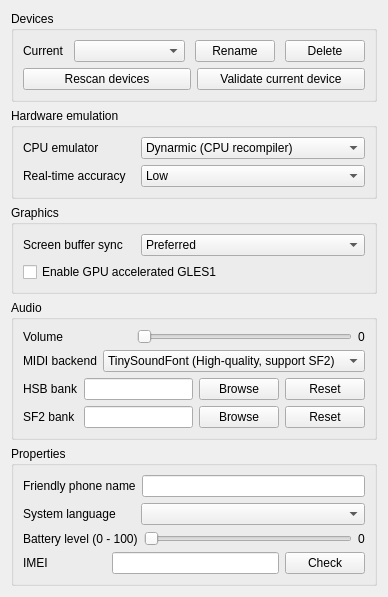
     <widget class="QWidget" name="system_widget">
      <attribute name="title">
       <string>System</string>
      </attribute>
      <layout class="QGridLayout" name="gridLayout_6">
       <item row="2" column="0">
        <widget class="QGroupBox" name="system_graphics_group_box">
         <property name="title">
          <string>Graphics</string>
         </property>
         <layout class="QGridLayout" name="gridLayout_13">
          <item row="0" column="0">
           <layout class="QHBoxLayout" name="system_screen_buffer_sync_layout" stretch="1,2">
            <item>
             <widget class="QLabel" name="system_screen_buffer_sync_label">
              <property name="toolTip">
               <string>This allows emulated softwares to have recording abilities, and prevent flashing in some old S60v1/S60v2 games.
Preferred option will automatically enable this on S60v1/S60v2 devices.</string>
              </property>
              <property name="text">
               <string>Screen buffer sync</string>
              </property>
             </widget>
            </item>
            <item>
             <widget class="QComboBox" name="system_screen_buffer_sync_combo">
              <property name="sizePolicy">
               <sizepolicy hsizetype="Preferred" vsizetype="Fixed">
                <horstretch>0</horstretch>
                <verstretch>0</verstretch>
               </sizepolicy>
              </property>
              <item>
               <property name="text">
                <string>Preferred</string>
               </property>
              </item>
              <item>
               <property name="text">
                <string>Disable</string>
               </property>
              </item>
              <item>
               <property name="text">
                <string>Enable</string>
               </property>
              </item>
             </widget>
            </item>
           </layout>
          </item>
          <item row="1" column="0">
           <widget class="QCheckBox" name="system_enable_hw_gles1_checkbox">
            <property name="toolTip">
             <string>Allow the emulator to perform native GPU acceleration for Symbian's GLES1 API.</string>
            </property>
            <property name="text">
             <string>Enable GPU accelerated GLES1</string>
            </property>
           </widget>
          </item>
         </layout>
        </widget>
       </item>
       <item row="0" column="0">
        <widget class="QGroupBox" name="system_device_groupbox">
         <property name="title">
          <string>Devices</string>
         </property>
         <layout class="QGridLayout" name="gridLayout_11">
          <item row="0" column="0">
           <layout class="QHBoxLayout" name="system_device_current_layout" stretch="0,0,0">
            <property name="spacing">
             <number>10</number>
            </property>
            <item>
             <widget class="QLabel" name="system_device_label">
              <property name="sizePolicy">
               <sizepolicy hsizetype="Fixed" vsizetype="Preferred">
                <horstretch>0</horstretch>
                <verstretch>0</verstretch>
               </sizepolicy>
              </property>
              <property name="text">
               <string>Current</string>
              </property>
             </widget>
            </item>
            <item>
             <widget class="QComboBox" name="system_device_combo">
              <property name="sizePolicy">
               <sizepolicy hsizetype="Minimum" vsizetype="Fixed">
                <horstretch>0</horstretch>
                <verstretch>0</verstretch>
               </sizepolicy>
              </property>
             </widget>
            </item>
            <item>
             <widget class="QPushButton" name="system_device_current_rename_btn">
              <property name="sizePolicy">
               <sizepolicy hsizetype="Fixed" vsizetype="Fixed">
                <horstretch>0</horstretch>
                <verstretch>0</verstretch>
               </sizepolicy>
              </property>
              <property name="text">
               <string>Rename</string>
              </property>
             </widget>
            </item>
            <item>
             <widget class="QPushButton" name="system_device_current_delete_btn">
              <property name="sizePolicy">
               <sizepolicy hsizetype="Fixed" vsizetype="Fixed">
                <horstretch>0</horstretch>
                <verstretch>0</verstretch>
               </sizepolicy>
              </property>
              <property name="text">
               <string>Delete</string>
              </property>
             </widget>
            </item>
           </layout>
          </item>
          <item row="1" column="0">
           <layout class="QHBoxLayout" name="system_general_dvcmod_layout">
            <item>
             <widget class="QPushButton" name="system_general_rescan_dvcs_btn">
              <property name="toolTip">
               <string>Check for any unimported devices and correct existing one's infos.</string>
              </property>
              <property name="text">
               <string>Rescan devices</string>
              </property>
             </widget>
            </item>
            <item>
             <widget class="QPushButton" name="system_general_validate_dvc_btn">
              <property name="toolTip">
               <string>Check for faults in current device and fix them so that EKA2L1 can emulate the device.</string>
              </property>
              <property name="text">
               <string>Validate current device</string>
              </property>
             </widget>
            </item>
           </layout>
          </item>
         </layout>
        </widget>
       </item>
       <item row="4" column="0">
        <widget class="QGroupBox" name="system_props_group_box">
         <property name="sizePolicy">
          <sizepolicy hsizetype="Preferred" vsizetype="Fixed">
           <horstretch>0</horstretch>
           <verstretch>0</verstretch>
          </sizepolicy>
         </property>
         <property name="title">
          <string>Properties</string>
         </property>
         <layout class="QGridLayout" name="gridLayout_9">
          <item row="4" column="0">
           <layout class="QHBoxLayout" name="system_prop_batlvl_layout" stretch="1,2,1">
            <item>
             <widget class="QLabel" name="system_prop_bat_label">
              <property name="text">
               <string>Battery level (0 - 100)</string>
              </property>
             </widget>
            </item>
            <item>
             <widget class="QSlider" name="system_prop_bat_slider">
              <property name="sizePolicy">
               <sizepolicy hsizetype="Preferred" vsizetype="Fixed">
                <horstretch>0</horstretch>
                <verstretch>0</verstretch>
               </sizepolicy>
              </property>
              <property name="maximum">
               <number>100</number>
              </property>
              <property name="orientation">
               <enum>Qt::Horizontal</enum>
              </property>
             </widget>
            </item>
            <item>
             <widget class="QLabel" name="system_prop_bat_current_val_label">
              <property name="sizePolicy">
               <sizepolicy hsizetype="Fixed" vsizetype="Preferred">
                <horstretch>0</horstretch>
                <verstretch>0</verstretch>
               </sizepolicy>
              </property>
              <property name="text">
               <string>0</string>
              </property>
             </widget>
            </item>
           </layout>
          </item>
          <item row="3" column="0">
           <layout class="QHBoxLayout" name="system_prop_lang_layout" stretch="1,2">
            <item>
             <widget class="QLabel" name="system_prop_lang_label">
              <property name="sizePolicy">
               <sizepolicy hsizetype="Preferred" vsizetype="Preferred">
                <horstretch>0</horstretch>
                <verstretch>0</verstretch>
               </sizepolicy>
              </property>
              <property name="text">
               <string>System language</string>
              </property>
             </widget>
            </item>
            <item>
             <widget class="QComboBox" name="system_prop_lang_combobox"/>
            </item>
           </layout>
          </item>
          <item row="6" column="0">
           <layout class="QHBoxLayout" name="system_prop_imei_layout" stretch="1,2,2">
            <item>
             <widget class="QLabel" name="system_prop_imei_label">
              <property name="text">
               <string notr="true">IMEI</string>
              </property>
             </widget>
            </item>
            <item>
             <widget class="QLineEdit" name="system_prop_imei_edit">
              <property name="sizePolicy">
               <sizepolicy hsizetype="Preferred" vsizetype="Preferred">
                <horstretch>0</horstretch>
                <verstretch>0</verstretch>
               </sizepolicy>
              </property>
             </widget>
            </item>
            <item>
             <widget class="QPushButton" name="system_prop_imei_check_btn">
              <property name="sizePolicy">
               <sizepolicy hsizetype="Fixed" vsizetype="Fixed">
                <horstretch>0</horstretch>
                <verstretch>0</verstretch>
               </sizepolicy>
              </property>
              <property name="text">
               <string>Check</string>
              </property>
             </widget>
            </item>
           </layout>
          </item>
          <item row="1" column="0">
           <layout class="QHBoxLayout" name="system_friendly_phone_name_layout" stretch="1,2">
            <item>
             <widget class="QLabel" name="system_friendly_phone_name_label">
              <property name="sizePolicy">
               <sizepolicy hsizetype="Expanding" vsizetype="Preferred">
                <horstretch>0</horstretch>
                <verstretch>0</verstretch>
               </sizepolicy>
              </property>
              <property name="toolTip">
               <string>The name that will be displayed in emulated applications or games. Allow maximum of 30 characters.</string>
              </property>
              <property name="text">
               <string>Friendly phone name</string>
              </property>
             </widget>
            </item>
            <item>
             <widget class="QLineEdit" name="system_friendly_phone_name_edit">
              <property name="sizePolicy">
               <sizepolicy hsizetype="Expanding" vsizetype="Fixed">
                <horstretch>0</horstretch>
                <verstretch>0</verstretch>
               </sizepolicy>
              </property>
              <property name="maxLength">
               <number>30</number>
              </property>
             </widget>
            </item>
           </layout>
          </item>
         </layout>
        </widget>
       </item>
       <item row="1" column="0">
        <widget class="QGroupBox" name="system_he_checkbox">
         <property name="title">
          <string>Hardware emulation</string>
         </property>
         <layout class="QGridLayout" name="gridLayout_7">
          <item row="1" column="0">
           <layout class="QHBoxLayout" name="system_he_cpu_layout" stretch="1,2">
            <item>
             <widget class="QLabel" name="system_he_cpu_label">
              <property name="sizePolicy">
               <sizepolicy hsizetype="Preferred" vsizetype="Preferred">
                <horstretch>0</horstretch>
                <verstretch>0</verstretch>
               </sizepolicy>
              </property>
              <property name="text">
               <string>CPU emulator</string>
              </property>
             </widget>
            </item>
            <item>
             <widget class="QComboBox" name="system_he_cpu_combo">
              <item>
               <property name="text">
                <string>Dynarmic (CPU recompiler)</string>
               </property>
              </item>
              <item>
               <property name="text">
                <string>Dyncom (CPU interpreter)</string>
               </property>
              </item>
             </widget>
            </item>
           </layout>
          </item>
          <item row="3" column="0">
           <layout class="QHBoxLayout" name="system_he_rta_layout" stretch="1,2">
            <item>
             <widget class="QLabel" name="system_he_rta_label">
              <property name="toolTip">
               <string>Choose the level of accuracy for timing operations.&lt;br&gt;The higher the level, the more CPU power is consumed, but potentially faster operation in some apps!</string>
              </property>
              <property name="text">
               <string>Real-time accuracy</string>
              </property>
             </widget>
            </item>
            <item>
             <widget class="QComboBox" name="system_he_rta_combo">
              <item>
               <property name="text">
                <string>Low</string>
               </property>
              </item>
              <item>
               <property name="text">
                <string>Mid</string>
               </property>
              </item>
              <item>
               <property name="text">
                <string>High</string>
               </property>
              </item>
             </widget>
            </item>
           </layout>
          </item>
         </layout>
        </widget>
       </item>
       <item row="3" column="0">
        <widget class="QGroupBox" name="system_audio_group_box">
         <property name="title">
          <string>Audio</string>
         </property>
         <layout class="QGridLayout" name="gridLayout_8">
          <item row="3" column="0">
           <layout class="QHBoxLayout" name="system_audio_midi_sf2_bank_layout" stretch="1,2,2,0">
            <item>
             <widget class="QLabel" name="system_audio_midi_sf2_bank_label">
              <property name="text">
               <string>SF2 bank</string>
              </property>
             </widget>
            </item>
            <item>
             <widget class="QLineEdit" name="system_audio_midi_sf2_bank_edit">
              <property name="readOnly">
               <bool>true</bool>
              </property>
             </widget>
            </item>
            <item>
             <widget class="QPushButton" name="system_audio_midi_sf2_bank_browse">
              <property name="sizePolicy">
               <sizepolicy hsizetype="Fixed" vsizetype="Fixed">
                <horstretch>0</horstretch>
                <verstretch>0</verstretch>
               </sizepolicy>
              </property>
              <property name="text">
               <string>Browse</string>
              </property>
             </widget>
            </item>
            <item>
             <widget class="QPushButton" name="system_audio_midi_sf2_bank_reset">
              <property name="text">
               <string>Reset</string>
              </property>
             </widget>
            </item>
           </layout>
          </item>
          <item row="2" column="0">
           <layout class="QHBoxLayout" name="system_audio_midi_hsb_bank_layout" stretch="1,2,2,0">
            <item>
             <widget class="QLabel" name="system_audio_midi_hsb_bank_label">
              <property name="toolTip">
               <string/>
              </property>
              <property name="text">
               <string>HSB bank</string>
              </property>
             </widget>
            </item>
            <item>
             <widget class="QLineEdit" name="system_audio_midi_hsb_bank_edit">
              <property name="readOnly">
               <bool>true</bool>
              </property>
             </widget>
            </item>
            <item>
             <widget class="QPushButton" name="system_audio_midi_hsb_bank_browse">
              <property name="sizePolicy">
               <sizepolicy hsizetype="Fixed" vsizetype="Fixed">
                <horstretch>0</horstretch>
                <verstretch>0</verstretch>
               </sizepolicy>
              </property>
              <property name="text">
               <string>Browse</string>
              </property>
             </widget>
            </item>
            <item>
             <widget class="QPushButton" name="system_audio_midi_hsb_bank_reset">
              <property name="text">
               <string>Reset</string>
              </property>
             </widget>
            </item>
           </layout>
          </item>
          <item row="1" column="0">
           <layout class="QHBoxLayout" name="system_audio_midi_backend_layout" stretch="1,2">
            <item>
             <widget class="QLabel" name="system_audio_midi_backend_label">
              <property name="sizePolicy">
               <sizepolicy hsizetype="Expanding" vsizetype="Preferred">
                <horstretch>0</horstretch>
                <verstretch>0</verstretch>
               </sizepolicy>
              </property>
              <property name="text">
               <string>MIDI backend</string>
              </property>
             </widget>
            </item>
            <item>
             <widget class="QComboBox" name="system_audio_midi_backend_combo">
              <property name="sizePolicy">
               <sizepolicy hsizetype="Expanding" vsizetype="Fixed">
                <horstretch>0</horstretch>
                <verstretch>0</verstretch>
               </sizepolicy>
              </property>
              <item>
               <property name="text">
                <string>TinySoundFont (High-quality, support SF2)</string>
               </property>
              </item>
              <item>
               <property name="text">
                <string>MiniBAE (Lower-quality, support HSB)</string>
               </property>
              </item>
             </widget>
            </item>
           </layout>
          </item>
          <item row="0" column="0">
           <layout class="QHBoxLayout" name="system_audio_volmod_layout" stretch="1,2,2">
            <item>
             <widget class="QLabel" name="system_general_vol_slide_label">
              <property name="sizePolicy">
               <sizepolicy hsizetype="Expanding" vsizetype="Preferred">
                <horstretch>0</horstretch>
                <verstretch>0</verstretch>
               </sizepolicy>
              </property>
              <property name="text">
               <string>Volume</string>
              </property>
             </widget>
            </item>
            <item>
             <widget class="QSlider" name="system_audio_vol_slider">
              <property name="maximum">
               <number>100</number>
              </property>
              <property name="orientation">
               <enum>Qt::Horizontal</enum>
              </property>
             </widget>
            </item>
            <item>
             <widget class="QLabel" name="system_audio_current_val_label">
              <property name="sizePolicy">
               <sizepolicy hsizetype="Fixed" vsizetype="Preferred">
                <horstretch>0</horstretch>
                <verstretch>0</verstretch>
               </sizepolicy>
              </property>
              <property name="text">
               <string>0</string>
              </property>
             </widget>
            </item>
           </layout>
          </item>
         </layout>
        </widget>
       </item>
      </layout>
     </widget>
